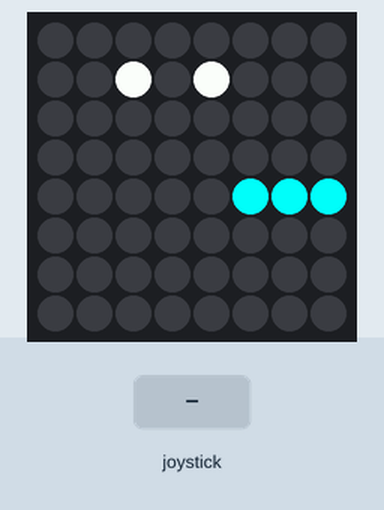
This program was run on a simulated Raspberry Pi (BCM pin numbers) with a Sense HAT. Parts: the Sense HAT's 8×8 RGB LED matrix. The test bench sets the inputs (shaded band). Random numbers come from a fixed seed.

Above: at 1.2 s.
1.3 s: joystick clicked
At 3.3 s:
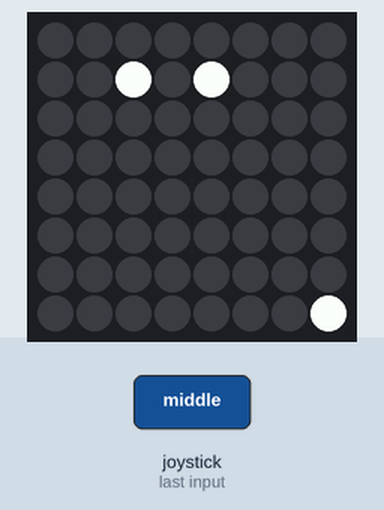
4.0 s: joystick pushed down
At 4.9 s:
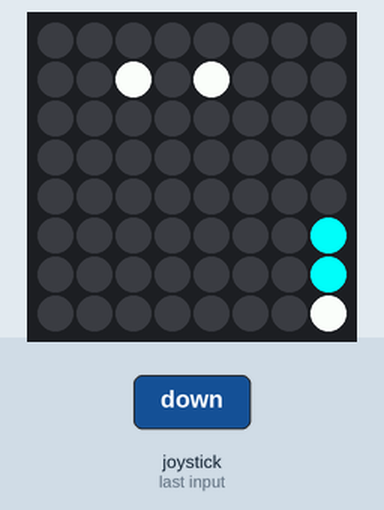
7.0 s: joystick pushed left
At 7.4 s:
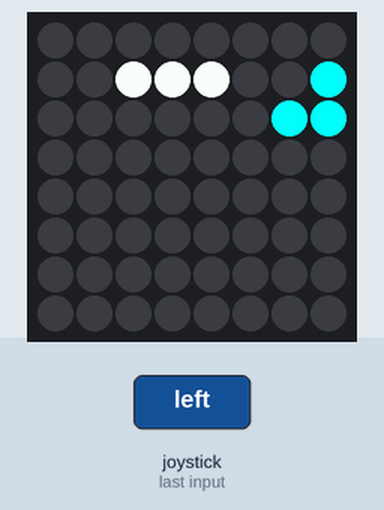
10.0 s: joystick pushed up
At 10.4 s:
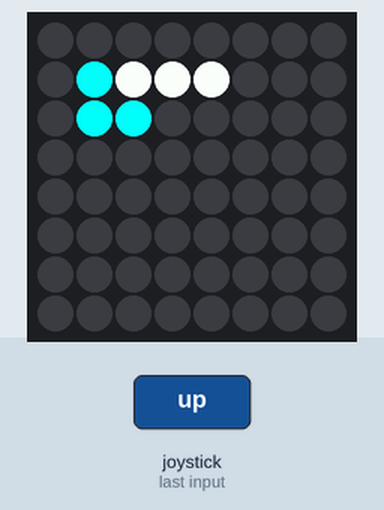
13.0 s: joystick pushed right
At 13.4 s:
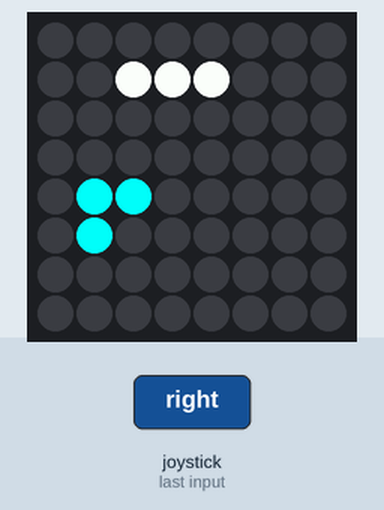
16.0 s: joystick pushed up
At 16.4 s:
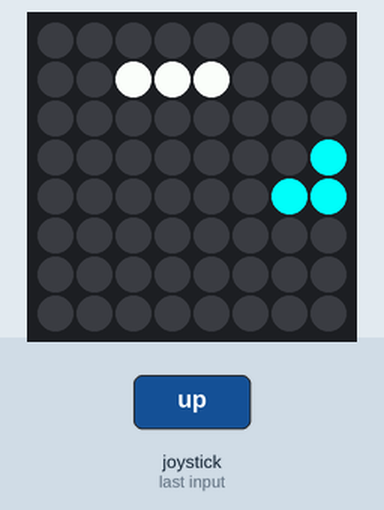
Timing chart, 0 to 19.0 s (numbered marks = the images above; inputs shaded):
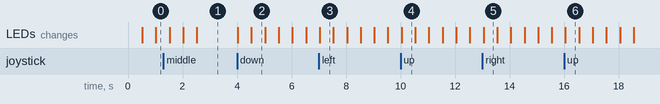

The program:

SlugiNPO3.py
```python
from sense_hat import SenseHat
sense = SenseHat()
from time import *
from random import randint
from random import *

slug = [[3, 4], [4, 4], [5, 4]]
direction = "right"
cyan = (0, 255, 255)
blank = (0, 0, 0)
green = (0, 0, 255)

sense.set_pixel(2, 4, blank)
sense.set_pixel(3, 4, cyan)
sense.set_pixel(4, 4, cyan)
vegetables = []
score = 0

def draw_slug():
    for segment in slug:
        sense.set_pixel(segment[0], segment[1], cyan)

def move():
    remove = True
    global score
    last = slug[-1]
    first = slug[0]
    next = list(last)
    if remove is True:
        sense.set_pixel(first[0], first[1], blank)
        slug.remove(first)

    if direction == "right":
        if last[0] + 1 == 8:
            next[0] = 0
        else:
            next[0] = last[0] + 1

    elif direction == "left":
        if last[0] - 1 == -1:
            next[0] = 7
        else:
            next[0] = last[0] - 1

    elif direction == "down":
        if last[1] + 1 == 8:
            next[1] = 0
        else:
            next[1] = last[1] + 1

    elif direction == "up":
        if last[1] - 1 == -1:
            next[1] = 7
        else:
            next[1] = last[1] - 1
    if next in vegetables:
        vegetables.remove(next)
        score += 1

    slug.append(next)
    sense.set_pixel(next[0], next[1], cyan)
    sense.set_pixel(first[0], first[1], blank)


def joystick_moved(event):
    global direction
    direction = event.direction

def make_veg():
    new = slug[0]
    while new in slug:
        x = randint(0, 7)
        y = randint(0, 7)
        new = [x, y]
    vegetables.append(new)
    sense.set_pixel(x, y, 255, 255, 255)


sense.clear()

while True:
    sleep(0.5)
    draw_slug()
    move()
    sense.stick.direction_any = joystick_moved
    if len(vegetables) < 3:
        make_veg()
```

Measured:
- after the input at 4.0 s, the LEDs: first change at once (image 2 shows a later state)
- what the display in image 2 shows lasts 0.5 s, from 4.5 s to 5.0 s
